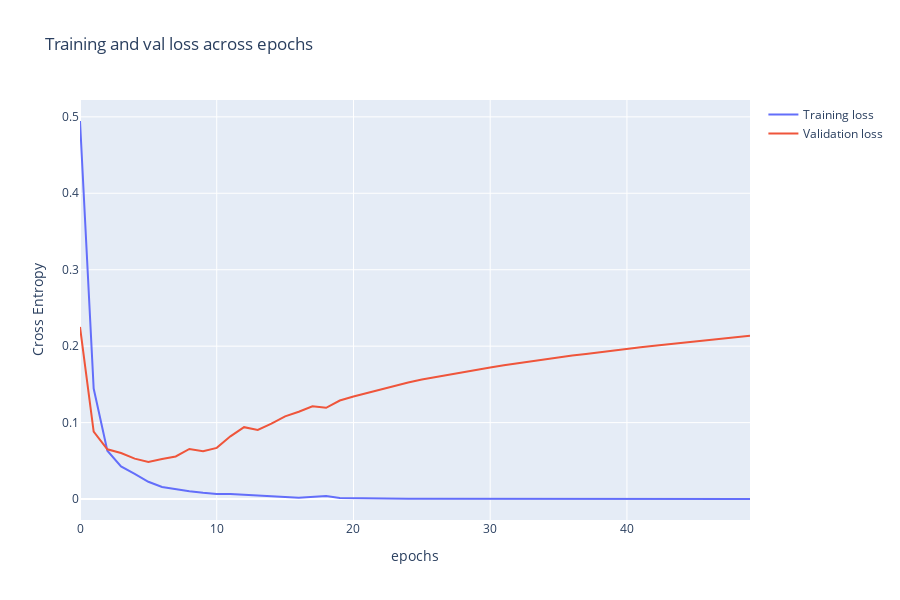

The notebook cell saved with this chart:
### Code cell
history = LSTM_model.history.history

fig = go.Figure(data=[
                      go.Scatter(
                          y=history["loss"],
                          name="Training loss",
                          mode="lines",
                          ),
                      go.Scatter(
                          y=history["val_loss"],
                          name="Validation loss",
                          mode="lines",
                          )
])
fig.update_layout(
    title='Training and val loss across epochs',
    xaxis_title='epochs',
    yaxis_title='Cross Entropy' ,
    height=600,
    width=900
     
)
fig.show()

### Figure 1 — Plotly figure (JSON) as saved in the notebook; plotly's stock layout.template omitted (floating-point values rounded to 4 significant figures)
{"data": [{"mode": "lines", "name": "Training loss", "type": "scatter", "y": [0.4946, 0.1446, 0.06327, 0.04261, 0.03292, 0.0226, 0.01568, 0.01277, 0.01029, 0.008228, 0.006726, 0.006587, 0.005374, 0.004629, 0.003105, 0.002603, 0.001789, 0.002773, 0.004028, 0.001345, 0.001014, 0.0007502, 0.0006217, 0.0005272, 0.0004543, 0.0003951, 0.0003446, 0.0003033, 0.0002706, 0.0002406, 0.0002158, 0.0001941, 0.0001757, 0.0001595, 0.0001453, 0.0001328, 0.0001215, 0.0001121, 0.0001029, 9.495e-05, 8.774e-05, 8.105e-05, 7.5e-05, 7.001e-05, 6.511e-05, 6.11e-05, 5.658e-05, 5.289e-05, 4.987e-05, 4.642e-05]}, {"mode": "lines", "name": "Validation loss", "type": "scatter", "y": [0.2252, 0.08811, 0.06508, 0.06022, 0.05286, 0.04855, 0.05246, 0.05572, 0.06547, 0.06242, 0.06696, 0.08203, 0.09403, 0.09039, 0.09854, 0.1082, 0.1142, 0.1213, 0.1193, 0.1289, 0.1341, 0.1387, 0.1441, 0.1478, 0.1525, 0.1563, 0.1596, 0.1632, 0.1663, 0.169, 0.1722, 0.175, 0.1777, 0.1802, 0.1828, 0.1852, 0.1877, 0.1898, 0.1922, 0.1943, 0.1965, 0.1986, 0.2006, 0.2024, 0.2044, 0.2061, 0.2083, 0.2101, 0.2118, 0.2136]}], "layout": {"height": 600, "title": {"text": "Training and val loss across epochs"}, "width": 900, "xaxis": {"title": {"text": "epochs"}}, "yaxis": {"title": {"text": "Cross Entropy"}}}}
